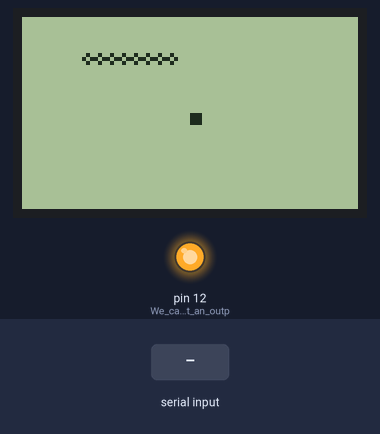
A sketch run on a simulated Arduino Uno, built with avr-gcc and run on an emulated ATmega328P. On the bench: 84×48 one-colour display, output pins drawn as LEDs (lit = HIGH). The test bench sets the inputs (shaded band). Random numbers use the default seed unless the sketch sets one; what the sketch prints to the serial monitor is not drawn.

Above: at 1.2 s.
1.3 s: "1\n" received over Serial
At 3.1 s:
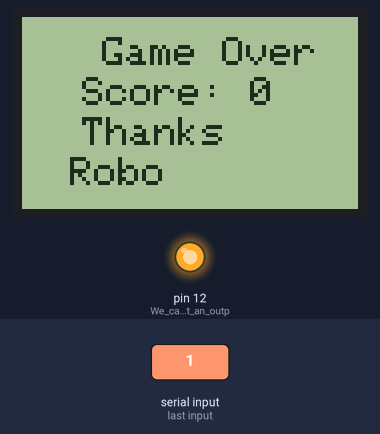
4.2 s: "5\n" received over Serial
At 5.5 s:
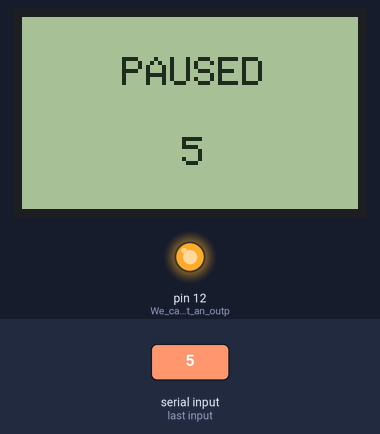
7.2 s: "s_n\n" received over Serial
At 10.1 s:
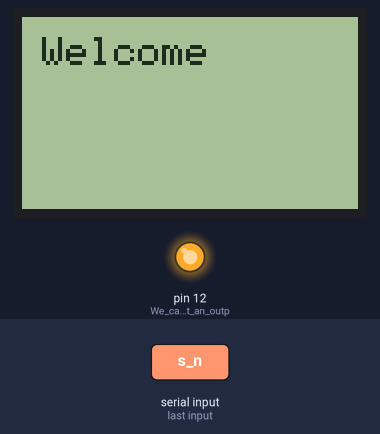
10.2 s: "5\n" received over Serial
At 14.08 s:
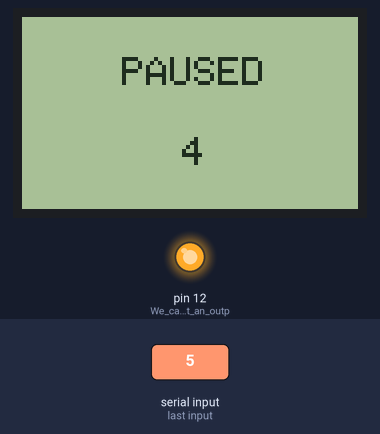
Timing chart, 0 to 14.2 s (numbered marks = the images above; inputs shaded):
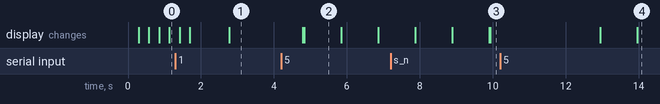

Measured:
- what the display in image 2 shows lasts 1.0 s, from 4.8 s to 5.8 s

The sketch:

ARDUINO_sketch.ino
```cpp
/**** Snake Game by Abhinav Faujdar *****/
#include <SPI.h>
#include <Adafruit_GFX.h>
#include <Adafruit_PCD8544.h>

Adafruit_PCD8544 display = Adafruit_PCD8544(7, 6, 5, 4, 3);  //Initialise display object

// pin 7 - Serial clock out (SCLK)
// pin 6 - Serial data out (DIN)
// pin 5 - Data/Command select (D/C)
// pin 4 - LCD chip select (CS)
// pin 3 - LCD reset (RST)


#define MAX_WIDTH 84        //display 84x48
#define MAX_HEIGHT 48
#define RECV_PIN 11

boolean dl,dr,du,dd;   // to check in which direction the snake is currently moving

int x[100],y[100],i,slength,tempx,tempy,xx,yy;
int xegg,yegg;
int freq,tb;
int l,r,u,d,p;
unsigned long time;
int score=0,flag;
int command;

void only_print(String s,int p_x,int p_y,double t_size){
    display.setTextSize(t_size);          //Initial Display
  display.setTextColor(BLACK);
  display.setCursor(p_x,p_y);
  display.print(s);
  display.display();
}

void initial_state(){

   display.clearDisplay();
  time = 280;
  flag = 0;
  tempy = 10;
  tempx = 27;
  dl=false,dr=false,du=false,dd=false;
    command = 2;
    score=0;
    slength=8;                 //Start with snake length 8

  xegg=(display.width())/2;
  yegg=(display.height())/2;

    for(i=0;i<=slength;i++)      //Set starting coordinates of snake
      {
        x[i]=25-3*i;
        y[i]=10;
      }


      redraw();
}


void setup()
{

  digitalWrite(12, HIGH); //We need to set it HIGH immediately on boot
  pinMode(12,OUTPUT);     //We can declare it an output ONLY AFTER it's HIGH

  Serial.begin(9600);         //Begin Serial Communication
  while (!Serial) {
    ; // wait for serial port to connect. Needed for native USB port only
  }
  display.begin();


  display.setContrast(60);

  initial_state();
}


//Movement Begins after here
  String inString = "",sString="",u_name="Robo";

void process_command(){
   if (sString.substring(0,3) == "s_n") {

      if(sString.length()<20)
      u_name = sString.substring(3);
      else u_name = "max15CH";
      display.clearDisplay();
      only_print("Welcome",5,5,1.85);
      only_print(u_name,0,20,1.85);
      delay(3000);
      display.clearDisplay();
  }
}

void process_serial(){
       // Read serial input:
  while (Serial.available() > 0) {
    int inChar = Serial.read();
    if (isDigit(inChar)) {
      inString += (char)inChar;
    }else{
      sString += (char)inChar;
    }
    if (inChar == '\n') {
      command = inString.toInt();
      process_command();
      sString = inString = "";
    }
  }
}

void loop()
{
   process_serial();
   movesnake();    //This is called endlessly
}

 void process_move(){
            if(dr==true){tempx=x[0]+3;tempy=y[0];}      // so the snake moves one step in the direction it is moving currently
           if(dl==true){tempx=x[0]-3;tempy=y[0];}      //The new coordinates of head of snake goes in tempx,tempy
           if(du==true){tempy=y[0]-3;tempx=x[0];}
           if(dd==true){tempy=y[0]+3;tempx=x[0];}
 }

void movesnake()
{
  if(flag==0)
    direct();

  if(millis()%time==0)     //this condition becomes true after every 'time' milliseconds...millis() returns the time since launch of program
    {


         if(flag==0)                                   //flag 0 means no directional key has been pressed in the last 'time' milliseconds
         {
            process_move();
         }else
       flag=0;

          checkgame();                              //Check if snake has met egg or coincided with itself
          checkegg();

     if(tempx<=0){tempx=84+tempx;}     //If the new coordinates are out of screen, set them accordingly
     if(tempx>=84){tempx=tempx-84;}
     if(tempy<=0){tempy=48+tempy;}
     if(tempy>=48){tempy=tempy-48;}

     for(i=0;i<=slength;i++)        //Change the coordinates of all points of snake
      {
       xx=x[i];
       yy=y[i];
       x[i]=tempx;
       y[i]=tempy;
       tempx=xx;
       tempy=yy;
      }

    drawsnake();           //Draw the snake and egg at the new coordinates
    }
}

void game_over(){

        Serial.print("g_o");
        Serial.println(score);
      delay(800);
      display.clearDisplay();
      display.setTextColor(BLACK);
      display.setTextSize(1);
      display.setCursor(20,5);
      display.print("Game Over");
      display.setCursor(15,15);
      display.print("Score: ");
      display.print(score);
      display.setCursor(15,25);
      display.print("Thanks");
      display.setCursor(12,35);
      display.print(u_name);

      display.display();
      delay(2000);


      display.clearDisplay();
      initial_state();
      redraw();              //Restart game by drawing snake with the resetted length and score
}

void checkgame()       //Game over checker
{
  for(i=1;i<slength;i++)               //Checking if the coordinates of head have become equal to one of the non head points of snake
  {
    if(x[i]==x[0] && y[i]==y[0])
    {
      game_over();
    }
  }

}

void checkegg()      //Snake meets egg
{
  if(x[0]==xegg or x[0]==(xegg+1) or x[0]==(xegg+2) or x[0]==(xegg-1))      //Snake in close vicinity of egg
  {
    if(y[0]==yegg or y[0]==(yegg+1) or y[0]==(yegg+2) or y[0]==(yegg-1))
    {
      score+=1;                       //Increase length,score and increase movement speed by decreasing 'time'
      slength+=1;
      if(time>=190)
      {time-=20;}

      display.fillRect(xegg,yegg,3,3,WHITE);      //Delete the consumed egg

      display.display();


      xegg=random(1,80);              //Create New egg randomly
      yegg=random(1,40);
    }
  }
}


void direct()                  //Check if user pressed any keys and change direction if so
{
  dl = command ==1;
  du = command==3;
  dr = command ==2;
  dd = command==4;
  process_move();
  flag = (command>0 && command<4);

  if(command==5)               //Pause game for 5 seconds
  {
  command = 0;
  display.clearDisplay();

  display.setTextColor(BLACK);
  for(i=5;i>0;i--)
    {
     display.setCursor(25,10);
     display.setTextSize(1);
     display.print("PAUSED");
     display.setCursor(40,30);
     display.print(i);
     display.display();
     delay(1000);
     display.clearDisplay();
    }
    redraw();          //Redraw the snake and egg at the same position as it was
  }else if(command == 6){
       digitalWrite(12, LOW);
  }else if(command == 7){//game over by time or something else
      game_over();
  }
}


void drawsnake()        //Draw snake and egg at newly changed positions
{
  display.fillRect(xegg,yegg,3,3,BLACK);       //Draw egg at new pos

  display.drawCircle(x[0],y[0],1,BLACK);       //Draw new head of snake
  display.drawCircle(x[slength],y[slength],1,WHITE);   //Delete old tail of snake

  display.display();

}

void redraw()   //Redraw ALL POINTS of snake and egg
{
  display.fillRect(xegg,yegg,3,3,BLACK);
  for(i=0;i<slength;i++)
     {
     display.drawCircle(x[i],y[i],1,BLACK);

     }
     display.display();
}
```
